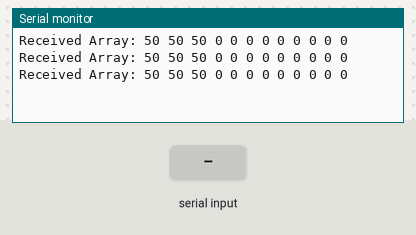
This sketch was run on a simulated ESP32. On the bench: the last lines printed to the serial monitor. The inputs (shaded band) are chosen by the test bench.

Above: at 2.8 s.
2.9 s: "90,45,200\n" received over the second serial link
At 3.8 s:
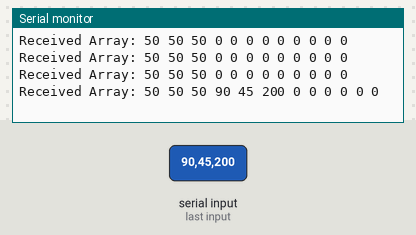
4.4 s: "30,150,10\n" received over the second serial link
At 5.8 s:
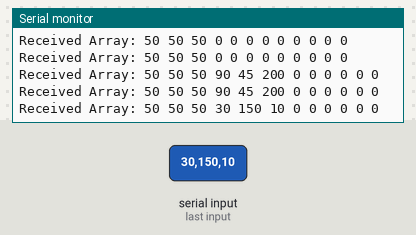
Timing chart, 0 to 7.4 s (numbered marks = the images above; inputs shaded):
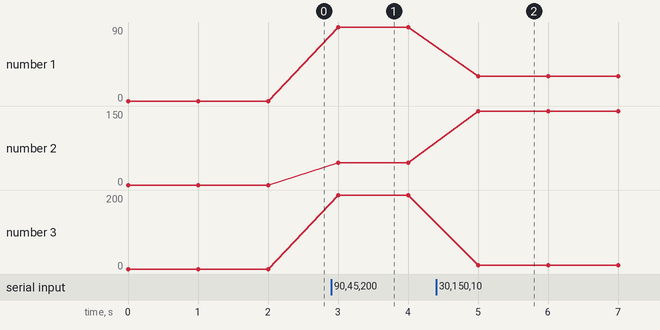

Measured:
- after the input at 2.9 s, the serial monitor: prints a new line after 0.10 s (image 1)
- after the input at 4.4 s, the serial monitor: prints a new line after 0.60 s (image 2)
- plotted number 1: 0 → 90 after the input at 2.9 s, 90 → 30 after the input at 4.4 s
- plotted number 2: 0 → 45 after the input at 2.9 s, 45 → 150 after the input at 4.4 s
- plotted number 3: 0 → 200 after the input at 2.9 s, 200 → 10 after the input at 4.4 s

The sketch:

ESPB.ino
```cpp
int b[12] = {50, 50, 50,0,0,0,0,0,0,0,0,0};

void setup() {
  Serial.begin(9600);
  Serial2.begin(9600);
}

void loop() {
  // Convert array b to string
  String arrayString = "";
  for (int i = 0; i < 3; i++) {
    arrayString += String(b[i]);
  }

  // Send array string to ESP32 C
  Serial2.println(arrayString);

  // Receive array string from ESP32 C
  if (Serial2.available()) {
    String receivedString = Serial2.readStringUntil('\n');
    receivedString.trim();

    char receivedChars[receivedString.length() + 1];
    receivedString.toCharArray(receivedChars, sizeof(receivedChars));

    char* value = strtok(receivedChars, ",");
    int index = 3;
    while (value != NULL && index < 12) {
      b[index++] = atoi(value);
      value = strtok(NULL, ",");
    }
  }

  // Display received array b
  Serial.print("Received Array: ");
  for (int i = 0; i < 12; i++) {
    Serial.print(b[i]);
    Serial.print(" ");
  }
  Serial.println();

  delay(1000);
}
```
